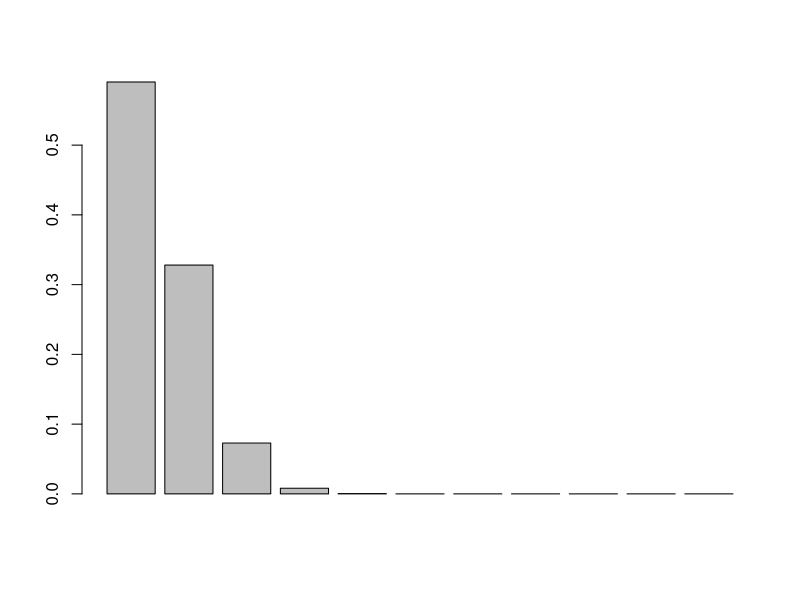
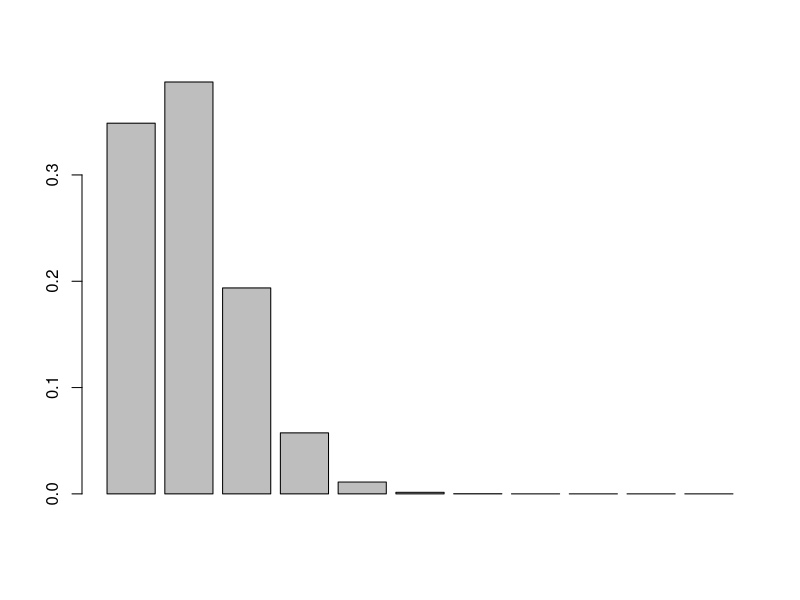
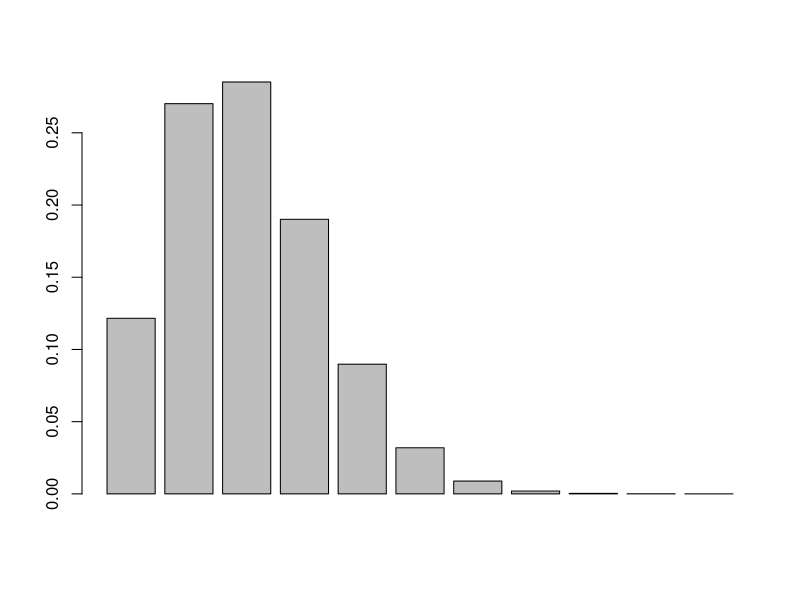
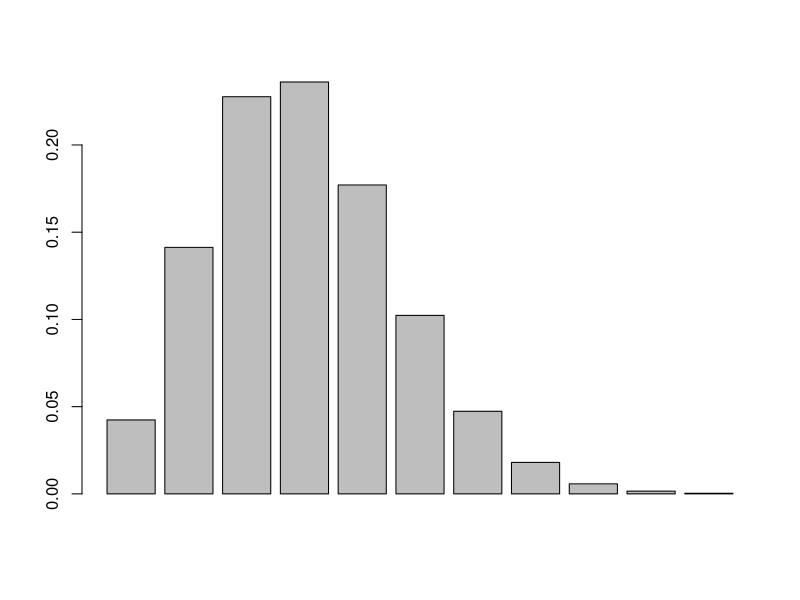
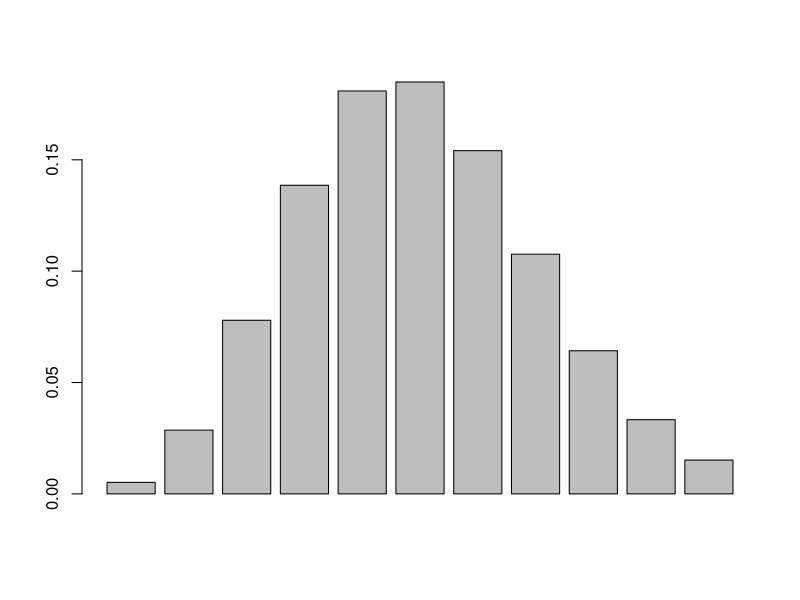
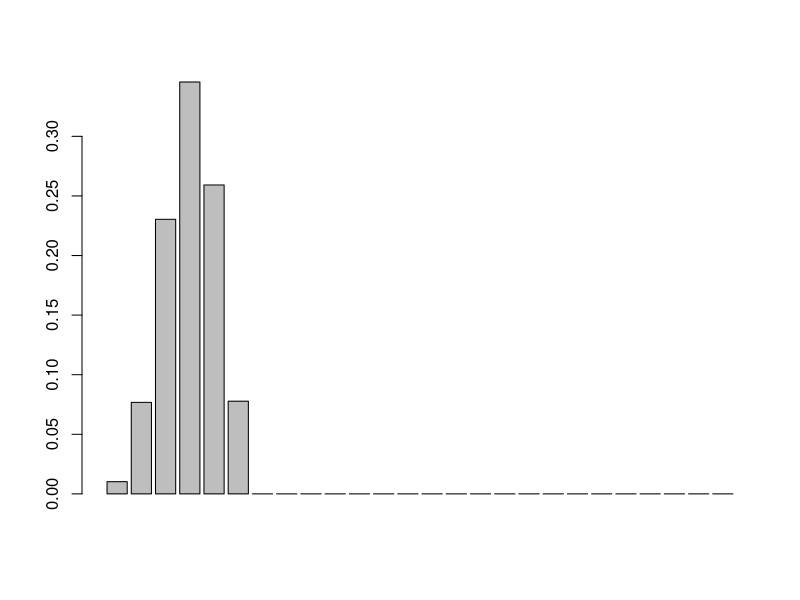
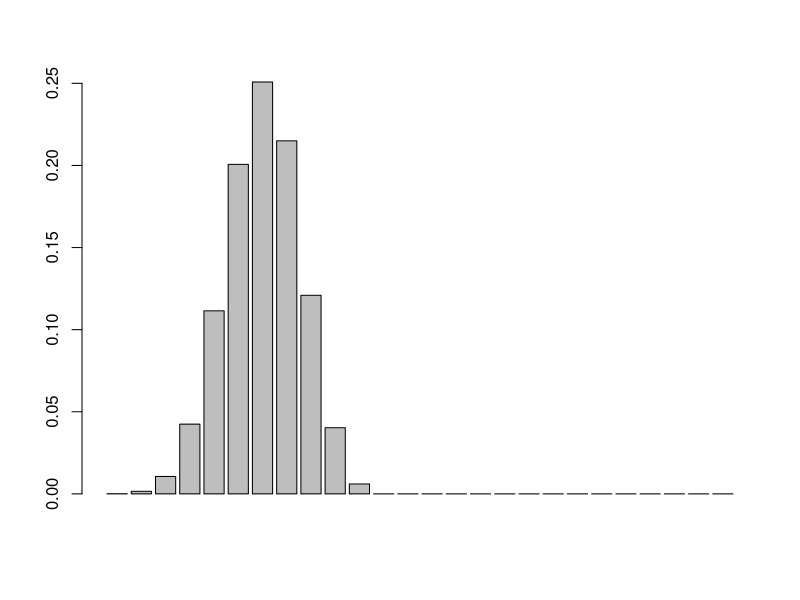
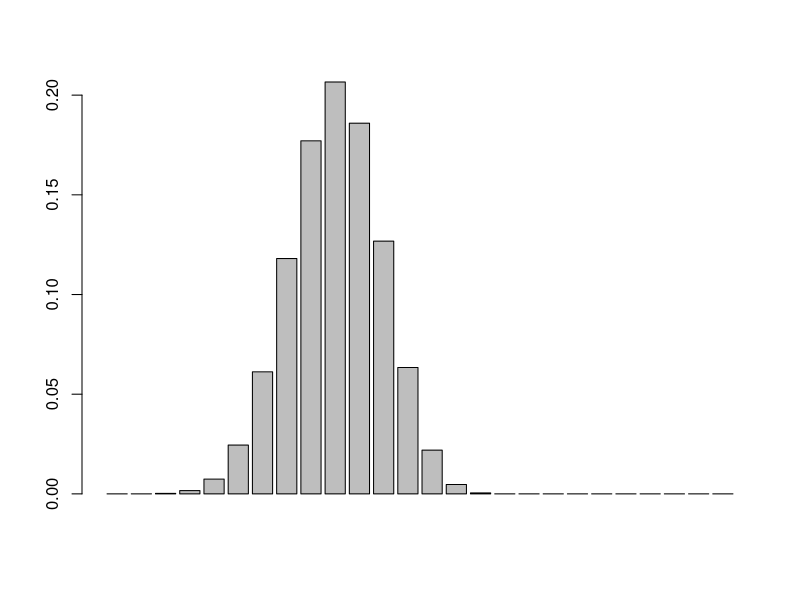

The R script that drew these images, in order: (Note: this script raises an error after producing the figures.)
## ---- chunk 1
barplot(dbinom(0:10, 5, .1))
barplot(dbinom(0:10, 10, .1))
barplot(dbinom(0:10, 20, .1))
barplot(dbinom(0:10, 30, .1))
barplot(dbinom(0:10, 50, .1))
## ---- chunk 2
barplot(dbinom(0:25, 5, .6))
barplot(dbinom(0:25, 10, .6))
barplot(dbinom(0:25, 15, .6))
barplot(dbinom(0:25, 30, .6))
## ---- chunk 3
barplot(dbinom(0:50, 5, .9))
barplot(dbinom(0:50, 10, .9))
barplot(dbinom(0:50, 20, .9))
barplot(dbinom(0:50, 30, .9))
barplot(dbinom(0:50, 50, .9))
## ---- chunk 4
lambda <- c(2,4,5,10,20,30,50)
barplot(dpois(0:75,2))
barplot(dpois(0:75,4))
barplot(dpois(0:75,5))
barplot(dpois(0:75,10))
barplot(dpois(0:75,20))
barplot(dpois(0:75,30))
barplot(dpois(0:75,50))
## ---- chunk 5
x <- c(2, 4, 6, 10)
p_x <- c(.3, .35, .25, .1)
E_x <- 0
for(i in seq_along(x)){
  a <- x[i]*p_x[i]
  E_x <<- E_x + a
}
paste0("Expected Value = ", E_x)
## ---- chunk 6
x <- c(2, 4, 6, 10)
p_x <- c(.3, .35, .25, .1)
E_x2 <- 0
for(i in seq_along(x)){
  a <- (x[i])^2*p_x[i]
  E_x2 <<- E_x2 + a
}
sigma <- sqrt(E_x2 - (E_x)^2)
paste0("Standard Deviation = ", sigma)

## ---- chunk 7
#n <- c(2, 6, 12, 20, 100, 150)
B <- 8000
sale <- function(){
 a <- sample(1:100)
 if(1 <= a && a <= 30){
   price <<- 2
}
 if(31 <= a && a <= 65){
   price <<- 4
}
 if(66 <= a && a <= 90){
   price <<- 6
}
 if(91 <= a && a <= 100){
   price <<- 10
 }
 # print(price)
}

total_sales <- function(n){
  total_price <<- 0
  for(i in 1:n){
    sale()
    total_price <<- total_price + price
  }
  # print(total_price)
  ave_sales <- total_price/n
  return(ave_sales)
}

n_2 <- replicate(B, total_sales(2))
paste0("Average Revenue for 2 pens sold = ", mean(n_2))

n_6 <- replicate(B, total_sales(6))
paste0("Average Revenue for 6 pens sold = ", mean(n_6))

n_12 <- replicate(B, total_sales(12))
paste0("Average Revenue for 12 pens sold = ", mean(n_12))

n_20 <- replicate(B, total_sales(20))
paste0("Average Revenue for 20 pens sold = ", mean(n_20))

n_100 <- replicate(B, total_sales(100))
paste0("Average Revenue for 100 pens sold = ", mean(n_100))

n_150 <- replicate(B, total_sales(150))
paste0("Average Revenue for 150 pens sold = ", mean(n_150))
## ---- chunk 8
distribution_X_bar <- function(a){
amount <- rep(0, 10)
a <- round(a, digits = 0)
for(i in 1:8000){
  amount[a[i]] <- amount[a[i]] + 1
}
print(amount)
}

paste0("   1   2    3   4    5     6    7    8     9   10")
distribution_X_bar(n_2)
distribution_X_bar(n_6)
distribution_X_bar(n_12)
distribution_X_bar(n_20)
distribution_X_bar(n_100)
distribution_X_bar(n_150)
## ---- chunk 9
print(paste0("Expected value for n = 2: ", mean(n_2)))
print(paste0("Expected value for n = 6: ", mean(n_6)))
print(paste0("Expected value for n = 12: ", mean(n_12)))
print(paste0("Expected value for n = 20: ", mean(n_20)))
print(paste0("Expected value for n = 100: ", mean(n_100)))
print(paste0("Expected value for n = 150: ", mean(n_150)))

print(paste0("Standard Deviation for n = 2: ", sd(n_2)))
print(paste0("Standard Deviation for n = 6: ", sd(n_6)))
print(paste0("Standard Deviation for n = 12: ", sd(n_12)))
print(paste0("Standard Deviation for n = 20: ", sd(n_20)))
print(paste0("Standard Deviation for n = 100: ", sd(n_100)))
print(paste0("Standard Deviation for n = 150: ", sd(n_150)))
## ---- chunk 10
hist(n_2)
hist(n_6)
hist(n_12)
hist(n_20)
hist(n_100)
hist(n_150)
## ---- chunk 11
n_15_3000 <- replicate(3000, total_sales(15))
n_25_3000 <- replicate(3000, total_sales(25))
n_1_3000 <- replicate(3000, total_sales(1))
n_1_5 <- replicate(5, total_sales(1))

print(mean(n_15_3000))
print(mean(n_25_3000))
print(mean(n_1_3000))
print(mean(n_1_5))
## ---- chunk 12
B <- 10000

normal_5 <- replicate(B, rnorm(5, mean = 10, sd = 2))
normal_10 <- replicate(B, rnorm(10, mean = 10, sd = 2))
normal_15 <- replicate(B, rnorm(15, mean = 10, sd = 2))
normal_25 <- replicate(B, rnorm(25, mean = 10, sd = 2))
normal_30 <- replicate(B, rnorm(30, mean = 10, sd = 2))
normal_50 <- replicate(B, rnorm(50, mean = 10, sd = 2))
normal_100 <- replicate(B, rnorm(100, mean = 10, sd = 2))

print(paste0("Expected value for n = 5: ", mean(normal_5)))
print(paste0("Expected value for n = 10: ", mean(normal_10)))
print(paste0("Expected value for n = 15: ", mean(normal_15)))
print(paste0("Expected value for n = 25: ", mean(normal_25)))
print(paste0("Expected value for n = 30: ", mean(normal_30)))
print(paste0("Expected value for n = 50: ", mean(normal_50)))
print(paste0("Expected value for n = 100: ", mean(normal_100)))

print(paste0("Standard deviation for n = 5: ", sd(normal_5)))
print(paste0("Standard deviation for n = 10: ", sd(normal_10)))
print(paste0("Standard deviation for n = 15: ", sd(normal_15)))
print(paste0("Standard deviation for n = 25: ", sd(normal_25)))
print(paste0("Standard deviation for n = 30: ", sd(normal_30)))
print(paste0("Standard deviation for n = 50: ", sd(normal_50)))
print(paste0("Standard deviation for n = 100: ", sd(normal_100)))
writeLines("\n")

CLTN_5 <- replicate(B, rnorm(5, mean = 10, sd = 2/sqrt(5)))
CLTN_10 <- replicate(B, rnorm(10, mean = 10, sd = 2/sqrt(10)))
CLTN_15 <- replicate(B, rnorm(15, mean = 10, sd = 2/sqrt(15)))
CLTN_25 <- replicate(B, rnorm(25, mean = 10, sd = 2/sqrt(25)))
CLTN_30 <- replicate(B, rnorm(30, mean = 10, sd = 2/sqrt(30)))
CLTN_50 <- replicate(B, rnorm(50, mean = 10, sd = 2/sqrt(50)))
CLTN_100 <- replicate(B, rnorm(100, mean = 10, sd = 2/sqrt(100)))

print(paste0("For the CLT Approximation for the normal distribution with mu = 10 and sigma = 2:"))
print(paste0("Expected value for n = 5: ", mean(CLTN_5)))
print(paste0("Expected value for n = 10: ", mean(CLTN_10)))
print(paste0("Expected value for n = 15: ", mean(CLTN_15)))
print(paste0("Expected value for n = 25: ", mean(CLTN_25)))
print(paste0("Expected value for n = 30: ", mean(CLTN_30)))
print(paste0("Expected value for n = 50: ", mean(CLTN_50)))
print(paste0("Expected value for n = 100: ", mean(CLTN_100)))

print(paste0("Standard deviation for n = 5: ", sd(CLTN_5)))
print(paste0("Standard deviation for n = 10: ", sd(CLTN_10)))
print(paste0("Standard deviation for n = 15: ", sd(CLTN_15)))
print(paste0("Standard deviation for n = 25: ", sd(CLTN_25)))
print(paste0("Standard deviation for n = 30: ", sd(CLTN_30)))
print(paste0("Standard deviation for n = 50: ", sd(CLTN_50)))
print(paste0("Standard deviation for n = 100: ", sd(CLTN_100)))
## ---- chunk 13
exp_5 <- replicate(10000, rexp(5, 2))
exp_10 <- replicate(10000, rexp(10, 2))
exp_15 <- replicate(10000, rexp(15, 2))
exp_25 <- replicate(10000, rexp(25, 2))
exp_30 <- replicate(10000, rexp(30, 2))
exp_50 <- replicate(10000, rexp(50, 2))
exp_100 <- replicate(10000, rexp(100, 2))

print(paste0("For the exponential distribution with lambda = 2:"))
print(paste0("Expected value for n = 5: ", mean(exp_5)))
print(paste0("Expected value for n = 10: ", mean(exp_10)))
print(paste0("Expected value for n = 15: ", mean(exp_15)))
print(paste0("Expected value for n = 25: ", mean(exp_25)))
print(paste0("Expected value for n = 30: ", mean(exp_30)))
print(paste0("Expected value for n = 50: ", mean(exp_50)))
print(paste0("Expected value for n = 100: ", mean(exp_100)))

print(paste0("Standard deviation for n = 5: ", sd(exp_5)))
print(paste0("Standard deviation for n = 10: ", sd(exp_10)))
print(paste0("Standard deviation for n = 15: ", sd(exp_15)))
print(paste0("Standard deviation for n = 25: ", sd(exp_25)))
print(paste0("Standard deviation for n = 30: ", sd(exp_30)))
print(paste0("Standard deviation for n = 50: ", sd(exp_50)))
print(paste0("Standard deviation for n = 100: ", sd(exp_100)))
writeLines("\n")

CLT_5 <- replicate(10000, rnorm(5, .5, .5/sqrt(5)))
CLT_10 <- replicate(10000, rnorm(10, .5, .5/sqrt(10)))
CLT_15 <- replicate(10000, rnorm(15, .5, .5/sqrt(15)))
CLT_25 <- replicate(10000, rnorm(25, .5, .5/sqrt(25)))
CLT_30 <- replicate(10000, rnorm(30, .5, .5/sqrt(30)))
CLT_50 <- replicate(10000, rnorm(50, .5, .5/sqrt(50)))
CLT_100 <- replicate(10000, rnorm(100, .5, .5/sqrt(100)))

print(paste0("For the CLT Approximation for the exponential distribution with lambda = 2:"))
print(paste0("Expected value for n = 5: ", mean(CLT_5)))
print(paste0("Expected value for n = 10: ", mean(CLT_10)))
print(paste0("Expected value for n = 15: ", mean(CLT_15)))
print(paste0("Expected value for n = 25: ", mean(CLT_25)))
print(paste0("Expected value for n = 30: ", mean(CLT_30)))
print(paste0("Expected value for n = 50: ", mean(CLT_50)))
print(paste0("Expected value for n = 100: ", mean(CLT_100)))

print(paste0("Standard deviation for n = 5: ", sd(CLT_5)))
print(paste0("Standard deviation for n = 10: ", sd(CLT_10)))
print(paste0("Standard deviation for n = 15: ", sd(CLT_15)))
print(paste0("Standard deviation for n = 25: ", sd(CLT_25)))
print(paste0("Standard deviation for n = 30: ", sd(CLT_30)))
print(paste0("Standard deviation for n = 50: ", sd(CLT_50)))
print(paste0("Standard deviation for n = 100: ", sd(CLT_100)))
## ---- chunk 14
gamma_5 <- replicate(10000, rgamma(5, 2, 1/3))
gamma_10 <- replicate(10000, rgamma(10, 2, 1/3))
gamma_15 <- replicate(10000, rgamma(15, 2, 1/3))
gamma_25 <- replicate(10000, rgamma(25, 2, 1/3))
gamma_30 <- replicate(10000, rgamma(30, 2, 1/3))
gamma_50 <- replicate(10000, rgamma(50, 2, 1/3))
gamma_100 <- replicate(10000, rgamma(100, 2, 1/3))

print(paste0("For the gamma distribution with alpha = 2 and beta = 1/3:"))
print(paste0("Expected value for n = 5: ", mean(gamma_5)))
print(paste0("Expected value for n = 10: ", mean(gamma_10)))
print(paste0("Expected value for n = 15: ", mean(gamma_15)))
print(paste0("Expected value for n = 25: ", mean(gamma_25)))
print(paste0("Expected value for n = 30: ", mean(gamma_30)))
print(paste0("Expected value for n = 50: ", mean(gamma_50)))
print(paste0("Expected value for n = 100: ", mean(gamma_100)))

print(paste0("Standard deviation for n = 5: ", sd(gamma_5)))
print(paste0("Standard deviation for n = 10: ", sd(gamma_10)))
print(paste0("Standard deviation for n = 15: ", sd(gamma_15)))
print(paste0("Standard deviation for n = 25: ", sd(gamma_25)))
print(paste0("Standard deviation for n = 30: ", sd(gamma_30)))
print(paste0("Standard deviation for n = 50: ", sd(gamma_50)))
print(paste0("Standard deviation for n = 100: ", sd(gamma_100)))
writeLines("\n")

CLTG_5 <- replicate(10000, rnorm(5, 6, sqrt(18)/sqrt(5)))
CLTG_10 <- replicate(10000, rnorm(10, 6, sqrt(18)/sqrt(10)))
CLTG_15 <- replicate(10000, rnorm(15, 6, sqrt(18)/sqrt(15)))
CLTG_25 <- replicate(10000, rnorm(25, 6, sqrt(18)/sqrt(25)))
CLTG_30 <- replicate(10000, rnorm(30, 6, sqrt(18)/sqrt(30)))
CLTG_50 <- replicate(10000, rnorm(50, 6, sqrt(18)/sqrt(50)))
CLTG_100 <- replicate(10000, rnorm(100, 6, sqrt(18)/sqrt(100)))

print(paste0("For the CLT approximation of the gamma distribution with alpha = 2 and beta = 1/3:"))
print(paste0("Expected value for n = 5: ", mean(CLTG_5)))
print(paste0("Expected value for n = 10: ", mean(CLTG_10)))
print(paste0("Expected value for n = 15: ", mean(CLTG_15)))
print(paste0("Expected value for n = 25: ", mean(CLTG_25)))
print(paste0("Expected value for n = 30: ", mean(CLTG_30)))
print(paste0("Expected value for n = 50: ", mean(CLTG_50)))
print(paste0("Expected value for n = 100: ", mean(CLTG_100)))

print(paste0("Standard deviation for n = 5: ", sd(CLTG_5)))
print(paste0("Standard deviation for n = 10: ", sd(CLTG_10)))
print(paste0("Standard deviation for n = 15: ", sd(CLTG_15)))
print(paste0("Standard deviation for n = 25: ", sd(CLTG_25)))
print(paste0("Standard deviation for n = 30: ", sd(CLTG_30)))
print(paste0("Standard deviation for n = 50: ", sd(CLTG_50)))
print(paste0("Standard deviation for n = 100: ", sd(CLTG_100)))
## ---- chunk 15
chi_5 <- replicate(10000, rchisq(5, 5))
chi_10 <- replicate(10000, rchisq(10, 5))
chi_15 <- replicate(10000, rchisq(15, 5))
chi_25 <- replicate(10000, rchisq(25, 5))
chi_30 <- replicate(10000, rchisq(30, 5))
chi_50 <- replicate(10000, rchisq(50, 5))
chi_100 <- replicate(10000, rchisq(100, 5))

print(paste0("For the chi-squared distribution with 5 degrees of freedom:"))
print(paste0("Expected value for n = 5: ", mean(chi_5)))
print(paste0("Expected value for n = 10: ", mean(chi_10)))
print(paste0("Expected value for n = 15: ", mean(chi_15)))
print(paste0("Expected value for n = 25: ", mean(chi_25)))
print(paste0("Expected value for n = 30: ", mean(chi_30)))
print(paste0("Expected value for n = 50: ", mean(chi_50)))
print(paste0("Expected value for n = 100: ", mean(chi_100)))

print(paste0("Standard deviation for n = 5: ", sd(chi_5)))
print(paste0("Standard deviation for n = 10: ", sd(chi_10)))
print(paste0("Standard deviation for n = 15: ", sd(chi_15)))
print(paste0("Standard deviation for n = 25: ", sd(chi_25)))
print(paste0("Standard deviation for n = 30: ", sd(chi_30)))
print(paste0("Standard deviation for n = 50: ", sd(chi_50)))
print(paste0("Standard deviation for n = 100: ", sd(chi_100)))
writeLines("\n")

CLTC_5 <- replicate(10000, rnorm(5, 5, sqrt(10)/sqrt(5)))
CLTC_10 <- replicate(10000, rnorm(10, 5, sqrt(10)/sqrt(10)))
CLTC_15 <- replicate(10000, rnorm(15, 5, sqrt(10)/sqrt(15)))
CLTC_25 <- replicate(10000, rnorm(25, 5, sqrt(10)/sqrt(25)))
CLTC_30 <- replicate(10000, rnorm(30, 5, sqrt(10)/sqrt(30)))
CLTC_50 <- replicate(10000, rnorm(50, 5, sqrt(10)/sqrt(50)))
CLTC_100 <- replicate(10000, rnorm(100, 5, sqrt(10)/sqrt(100)))

print(paste0("For the CLT approximation of the chi-squared distribution with 5 degrees of freedom:"))
print(paste0("Expected value for n = 5: ", mean(CLTC_5)))
print(paste0("Expected value for n = 10: ", mean(CLTC_10)))
print(paste0("Expected value for n = 15: ", mean(CLTC_15)))
print(paste0("Expected value for n = 25: ", mean(CLTC_25)))
print(paste0("Expected value for n = 30: ", mean(CLTC_30)))
print(paste0("Expected value for n = 50: ", mean(CLTC_50)))
print(paste0("Expected value for n = 100: ", mean(CLTC_100)))

print(paste0("Standard deviation for n = 5: ", sd(CLTC_5)))
print(paste0("Standard deviation for n = 10: ", sd(CLTC_10)))
print(paste0("Standard deviation for n = 15: ", sd(CLTC_15)))
print(paste0("Standard deviation for n = 25: ", sd(CLTC_25)))
print(paste0("Standard deviation for n = 30: ", sd(CLTC_30)))
print(paste0("Standard deviation for n = 50: ", sd(CLTC_50)))
print(paste0("Standard deviation for n = 100: ", sd(CLTC_100)))
## ---- chunk 16
# for use of the between function
library(dplyr)
## ---- chunk 17
pop_mean_interval <- function(alpha, n, sigma, sample_mean){
  # find z value for alpha/2
  a <- 1-(alpha/2)
  z_alpha_2 <- qnorm(a, 0, 1)
  # find upper and lower bounds
  lower_bound <- sample_mean - (sigma/sqrt(n))*z_alpha_2
  upper_bound <- sample_mean + (sigma/sqrt(n))*z_alpha_2
  # create interval
  ci <- paste0("(", lower_bound, ",", upper_bound, ")")
  return(ci)
}
## ---- chunk 18
pop_mean_interval2 <- function(alpha, sample){
  # find sigma, sample mean, and n
  sigma <- sd(sample)
  x <- mean(sample)
  n <- length(sample)
  # find z value for alpha/2
  a <- 1-(alpha/2)
  z_alpha_2 <- qnorm(a, 0, 1)
  # find upper and lower bounds
  lower_bound <<- x - (sigma/sqrt(n))*z_alpha_2
  upper_bound <<- x + (sigma/sqrt(n))*z_alpha_2
  # create interval
  ci <- paste0("(", lower_bound, ",", upper_bound, ")")
  return(ci)
}

## ---- chunk 19
pop_proportion <- function(alpha, n, p_hat){
  # find z value for alpha/2
  a <- 1-(alpha/2)
  z_alpha_2 <- qnorm(a, 0, 1)
  # find p1
  p1 <- (p_hat + (z_alpha_2/(2*n)))/(1 + (z_alpha_2/n))
  # find bounds
  num <- sqrt((p_hat*(1-p_hat))/n + ((z_alpha_2^2)/(4*n^2)))
  denom <- 1 + (z_alpha_2^2)/n
  lower_bound <- p1 - z_alpha_2*(num/denom)
  upper_bound <- p1 + z_alpha_2*(num/denom)
  # create interval
  ci <- paste0("(", lower_bound, ",", upper_bound, ")")
  return(ci)
}
## ---- chunk 20
big_pop_prop <- function(alpha, n, p_hat){
  # find z value for alpha/2
  a <- 1-(alpha/2)
  z_alpha_2 <- qnorm(a, 0, 1)
  # find bounds
  lower_bound <- p_hat - z_alpha_2*(sqrt(p_hat*(1 - p_hat)/n))
  upper_bound <- p_hat + z_alpha_2*(sqrt(p_hat*(1 - p_hat)/n))
  # create interval
  ci <- paste0("(", lower_bound, ",", upper_bound, ")")
  return(ci)
}
## ---- chunk 21
pop_variance <- function(alpha, n, s){
  # find necessary chi^2 values for limits
  chi_low <- qchisq(alpha/2, n-1)
  chi_up <- qchisq(1 - alpha/2, n-1)
  # find limits 
  lower_limit <- ((n-1)*s^2)/chi_low
  upper_limit <- ((n-1)*s^2)/chi_up
  # create interval
  ci <- paste0("(", lower_limit, ",", upper_limit, ")")
  return(ci)
}

pop_sd <- function(alpha, n, s){
  # find necessary chi^2 values for limits
  chi_low <- qchisq(alpha/2, n-1)
  chi_up <- qchisq(1 - alpha/2, n-1)
  # find limits for variance
  lower_limit <- ((n-1)*s^2)/chi_low
  upper_limit <- ((n-1)*s^2)/chi_up
  # for sd
  low_limit_sd <- sqrt(lower_limit)
  upper_limit_sd <- srt(upper_limit)
  ci_sd <- paste0("(", lower_limit_sd, ",", upper_limit_sd, ")")
  return(ci_sd)
}
## ---- chunk 22
pop_mean_width <- function(alpha, n, sigma){
# find z value for alpha/2
  a <- 1-(alpha/2)
  z_alpha_2 <- qnorm(a, 0, 1)
  # find width
  w <- 2*z_alpha_2*(sigma/sqrt(n))
  return(w)
}
## ---- chunk 23
pop_mean_width2 <- function(alpha, sample){
  # find sigma and n
  sigma <- sd(sample)
  n <- length(sample)
  # find z value for alpha/2
  a <- 1-(alpha/2)
  z_alpha_2 <- qnorm(a, 0, 1)
  # find width
  w <- 2*z_alpha_2*(sigma/sqrt(n))
  return(w)
}
## ---- chunk 24
pop_proportion_width <- function(alpha, n, p_hat){
  # find z value for alpha/2
  a <- 1-(alpha/2)
  z_alpha_2 <- qnorm(a, 0, 1)
  # find p1
  p1 <- (p_hat + (z_alpha_2/(2*n)))/(1 + (z_alpha_2/n))
  # find bounds
  num <- sqrt((p_hat*(1-p_hat))/n + ((z_alpha_2^2)/(4*n^2)))
  denom <- 1 + (z_alpha_2^2)/n
  lower_bound <- p1 - z_alpha_2*(num/denom)
  upper_bound <- p1 + z_alpha_2*(num/denom)
  # find width
  w <- upper_bound - lower_bound
  return(w)
}
## ---- chunk 25
big_pop_width <- function(alpha, n, p_hat){
  # find z value for alpha/2
  a <- 1-(alpha/2)
  z_alpha_2 <- qnorm(a, 0, 1)
  # find bounds
  lower_bound <- p_hat - z_alpha_2*(sqrt(p_hat*(1 - p_hat)/n))
  upper_bound <- p_hat + z_alpha_2*(sqrt(p_hat*(1 - p_hat)/n))
  # find width
  w <- upper_bound - lower_bound
  return(w)
}
## ---- chunk 26
pop_var_width <- function(alpha, s, n){
  # find necessary chi^2 values for limits
  chi_low <- qchisq(alpha/2, n-1)
  chi_up <- qchisq(1 - alpha/2, n-1)
  # find limits 
  lower_limit <- ((n-1)*s^2)/chi_low
  upper_limit <- ((n-1)*s^2)/chi_up
  # find width
  w <- upper_limit - lower_limit
  return(w)
}

pop_sd_width <- function(alpha, s, n){
  # find necessary chi^2 values for limits
  chi_low <- qchisq(alpha/2, n-1)
  chi_up <- qchisq(1 - alpha/2, n-1)
  # find limits for variance
  lower_limit <- ((n-1)*s^2)/chi_low
  upper_limit <- ((n-1)*s^2)/chi_up
  # for sd
  low_limit_sd <- sqrt(lower_limit)
  upper_limit_sd <- srt(upper_limit)
  # find width
  w <- upper_limit_sd - low_limit_sd
  return(w)
}
## ---- chunk 27
alpha <- 0.05
# n = 10
paste0("n = 10, p = .2")
pop_proportion_width(.05, 10, .2)
big_pop_width(.05, 10, .2)
# n = 20
paste0("n = 20, p = .2")
pop_proportion_width(.05, 20, .2)
big_pop_width(.05, 20, .2)
# n = 50
paste0("n = 50, p = .2")
pop_proportion_width(.05, 50, .2)
big_pop_width(.05, 50, .2)
# n = 100
paste0("n = 100, p = .2")
pop_proportion_width(.05, 100, .2)
big_pop_width(.05, 100, .2)
# n = 1000
paste0("n = 1000, p = .2")
pop_proportion_width(.05, 1000, .2)
big_pop_width(.05, 1000, .2)

# p = .8
paste0("n = 10, p = .8")
pop_proportion_width(.05, 10, .8)
big_pop_width(.05, 10, .8)
# n = 20
paste0("n = 20, p = .8")
pop_proportion_width(.05, 20, .8)
big_pop_width(.05, 20, .8)
# n = 50
paste0("n = 50, p = .8")
pop_proportion_width(.05, 50, .8)
big_pop_width(.05, 50, .8)
# n = 100
paste0("n = 100, p = .8")
pop_proportion_width(.05, 100, .8)
big_pop_width(.05, 100, .8)
# n = 1000
paste0("n = 1000, p = .8")
pop_proportion_width(.05, 1000, .8)
big_pop_width(.05, 1000, .8)
## ---- chunk 28
# general function to find z values
zval <- function(value){
  a <- 1-(value)
  zvalue <- qnorm(a, 0, 1)
  return(zvalue)
}
## ---- chunk 29
# Test statistic function
# Note: can use s in place of the sigma parameter or dbar in place of the xbar parameter for appropriate functions.
# Note: can be used to find a t test statistic, t will just be called z in this function instead
find_stat_1 <- function(xbar, mu0, sigma, n){
    z <- (xbar - mu0)/(sigma/sqrt(n))
    return(z)
}

# function for finding test statistic for population proportion
find_stat_prop <- function(phat, p0, n){
  z <- (phat - p0)/sqrt(p0(1-p0)/n)
}

# test statistic function for difference of two means
find_stat_2 <- function(xbar, ybar, delta0, s1, s2, m, n){
  z <- (xbar - ybar - delta0)/sqrt(s1^2/m+s2^2/n)
}
## ---- chunk 30
# find p value from a normal distribution using z
z_test <- function(z, test){
  if(test == "lower"){
      pval <- pnorm(z, mean = 0, sd = 1)
    }
    # if testing mu > mu0
    if(test == "upper"){
      pval <- pnorm(z, mean = 0, sd = 1, lower.tail = FALSE)
    }
    # if testing mu != mu0
    if(test == "notequal"){
      pval <- 2*pnorm(abs(z), mean = 0, sd = 1, lower.tail = FALSE)
    }
  return(pval)
}

# find p value for a t test
t_test <- function(t, test, n){
  # find degrees of freedom
    v <- n - 1
    # find p value
    # if testing mu < mu0
    if(test == "lower"){
      pval <<- pt(t, df = v)
    }
    # if testing mu > mu0
    if(test == "upper"){
      pval <<- pt(t, df = v, lower.tail = FALSE)
    }
    # if testing mu != mu0
    if(test == "notequal"){
      pval <<- 2*pt(abs(t), df = v, lower.tail = FALSE)
    }
  return(pval)
}

# find p value for a binomial distribution when proportion is small enough
binom_test <- function(successes, p0, n, test){
  if(test == "lower"){
    pval <- pbinom(successes, n, p0)
  }
  # if testing p > p0
  if(test == "upper"){
    pval <- pbinom(successes, n, p0, lower.tail = FALSE)
  }
  # if testing p != p0
  if(test == "notequal"){
    pval <- 2*pbinom(successes, n, p0, lower.tail = FALSE)
  }
  return(pval)
}
## ---- chunk 31
# The variables are created for number 1, but the process for 2 is the same just setting the sigma variable = s.
# set need_stat = TRUE only if no z is input into the function. This is true for all functions with a need_stat parameter.
single_mean_pval <- function(xbar, mu0, sigma, n, test, z, need_stat){
  if(need_stat == TRUE){
    z <- find_stat_1(xbar, mu0, sigma, n)
  }
  pval <- z_test(z, test)
  return(pval)
}
## ---- chunk 32
single_mean_pval_any_n <- function(xbar, mu0, s, n, test, z, need_stat){
  if(n > 30){
    # use CLT
    if(need_stat == TRUE){
      z <- find_stat_1(xbar, mu0, s, n)
    }
    pval <- z_test(z, test)
  }
  if(n <= 30){
    t <- z
    if(need_stat == TRUE){
      t <- find_stat_1(xbar, mu0, s, n)
    }
    pval <- t_test(t, test, n)
  }
  return(pval)
}
## ---- chunk 33
pop_proportion_pval <- function(successes, p0, n, test, z, need_stat){
  if(n > 30){
    # use CLT
    phat <- successes/n
    if(need_stat == TRUE){
      z <- find_stat_prop(phat, p0, n)
    }
    pval <- z_test(z, test)
  }
  if(n <= 30){
    pval <- binom_test(successes, p0, n, test)
  }
  return(pval)
}
## ---- chunk 34
two_sample_mean <- function(xbar, ybar, delta0, s1, s2, m, n, test, z, need_stat){
  if(need_stat == TRUE){
    z <- find_stat_2(xbar, ybar, delta0, s1, s2, m, n)
  }
  if(n > 30 && m > 30){
    # use CLT
    pval <- z_test(z, test)
  }
  if(n <= 30 | m <= 30){
    # find degrees of freedom
    a <- (s1^2/m +s2^2/n)^2
    b <- (s1^2/m)^2/(m-1)
    c <- (s2^2/n)^2/(n-1)
    v <- a/(b+c)
    # z and t are calculated identically, so no need to recalculate a variable
    # have to make n v+1 in parameter so that when function finds degrees of freedom it is v+1-1 = v already calculated.
    pval <- t_test(z, test, n = v+1)
  }
  return(pval)
}
## ---- chunk 35
two_sample_difference_mean <- function(x, y, mu0, n, test, t, need_stat){
  if(need_stat == TRUE){
    # find D_i's and Dbar, s
  D <- rep(0, length(sample1))
  for(i in seq_along(sample1)){
    D[i] <- x[i] - y[i]
  }
  dbar <- mean(D)
  s <- sd(D)
  t <- find_stat_1(xbar = dbar, mu0, sigma = s, n)
  }
  pval <- t_test(t, test, n)
  return(pval)
}
## ---- chunk 36
# type II error for one sample population mean with sigma known
type2_pop_mean <- function(sigma, n, mu0, mu1, alpha, test){
  # when testing mu < mu0
  if(test == "lower"){
    beta <- pnorm((zval(alpha) + ((mu0-mu1)/(sigma/sqrt(n)))), mean = 0, sd = 1)
  }
  # when testing mu > mu0
  if(test == "upper"){
    beta <- 1 - pnorm((-zval(alpha) + ((mu0-mu1)/(sigma/sqrt(n)))), mean = 0, sd = 1)
  }
  # when testing mu != mu0
  if(test == "notequal"){
    part1 <- pnorm((zval(alpha/2) + ((mu0 - mu1)/(sigma/sqrt(n)))), mean = 0, sd = 1) 
    part2 <- pnorm((-zval(alpha/2) + ((mu0 - mu1)/(sigma/sqrt(n)))), mean = 0, sd = 1)
    beta <- part1 - part2
  }
  return(beta)
}
## ---- chunk 37
# sample size for one sample population mean
sample_size_single_population <- function(mu0, mu1, sigma, alpha, beta, test){
  if(test == "notequal"){
    n <- ((sigma*(zval(alpha/2)+zval(beta)))/(mu0 - mu1))^2
  }
  else{
    n <- ((sigma*(zval(alpha)+zval(beta)))/(mu0 - mu1))^2 
  }
  return(n)
}  
  
## ---- chunk 38
# type II error for two sample population mean
type2_two_sample_pop_mean <- function(delta0, delta1, sigma, alpha, test){
  # when testing mu1-mu2 < delta0
  if(test == "lower"){
    beta <- pnorm(zval(alpha) - (delta1 - delta0)/sigma, mean = 0, sd = 1)
  }
  # when testing mu1-mu2 > delta0
  if(test == "upper"){
    beta <- 1 - pnorm(-zval(alpha) - (delta1 - delta0)/sigma, mean = 0, sd = 1)
  }
  # when testing mu1-mu2 != delta0
  if(test == "notequal"){
    part1 <- pnorm(zval(alpha/2) - (delta1 - delta0)/sigma, mean = 0, sd = 1) 
    part2 <- pnorm(-zval(alpha/2) - (delta1 - delta0)/sigma, mean = 0, sd = 1)
    beta <- part1 - part2
  }
  return(beta) 
}

## ---- chunk 39
# sample sizes for two sample population mean
sample_size_two_population <- function(delta0, delta1, alpha, beta, sigma1, sigma2){
  # find m or n
  m <- ((sigma1^2-sigma2^2)*(zval(alpha) + zval(beta))^2)/(delta1 - delta0)^2
  return(m)
}
## ---- chunk 40
test_statistics <- function(mu, sigma, n, B){
  # initialize vectors to use in for loop
  z <- rep(0, B)
  x_i <- rep(0, n)
  # create B amount of test statistics
  for( i in 1:B){
    x_i[1:n] <- rnorm(n, mean = mu, sd = sigma)
    xbar <- mean(x_i[1:n])
    z[i] <- (xbar - mu)/(sigma/sqrt(n))
  }
  return(z)
}

# type parameter is used for choosing which type of p value you want to create.
p_values_upper <- function(m, n, z, type){
  pval <- rep(0, length(z))
  for(i in seq_along(z)){
    if(type == 1 | type == 2){
      pval[i] <- single_mean_pval(test = "upper", z = z[i], need_stat = FALSE)
    }
    if(type == 3){
      pval[i] <- single_mean_pval_any_n(n = n, test = "upper", z = z[i], need_stat = FALSE)
    }
    if(type == 4){
      pval[i] <- pop_proportion_pval(n = n, test = "upper", z = z[i], need_stat = FALSE)
    }
    if(type == 5){
      pval[i] <- two_sample_mean(m = m, n = n, test = "upper", z = z[i], need_stat = FALSE)
    }
    if(type == 6){
      pval[i] <- two_sample_difference_mean(n = n, test = "upper", t = z[i])
    }
  }
  return(pval)
}

p_values_lower <- function(m, n, z, type){
  pval <- rep(0, length(z))
  for(i in seq_along(z)){
    if(type == 1 | type == 2){
      pval[i] <- single_mean_pval(test = "lower", z = z[i], need_stat = FALSE)
    }
    if(type == 3){
      pval[i] <- single_mean_pval_any_n(n = n, test = "lower", z = z[i], need_stat = FALSE)
    }
    if(type == 4){
      pval[i] <- pop_proportion_pval(n = n, test = "lower", z = z[i], need_stat = FALSE)
    }
    if(type == 5){
      pval[i] <- two_sample_mean(m = m, n = n, test = "lower", z = z[i], need_stat = FALSE)
    }
    if(type == 6){
      pval[i] <- two_sample_difference_mean(n = n, test = "lower", t = z[i])
    }
  }
  return(pval)
}

p_values_twosided <- function(m, n, z, type){
  pval <- rep(0, length(z))
  for(i in seq_along(z)){
    if(type == 1 | type == 2){
      pval[i] <- single_mean_pval(test = "notequal", z = z[i], need_stat = FALSE)
    }
    if(type == 3){
      pval[i] <- single_mean_pval_any_n(n = n, test = "notequal", z = z[i], need_stat = FALSE)
    }
    if(type == 4){
      pval[i] <- pop_proportion_pval(n = n, test = "notequal", z = z[i], need_stat = FALSE)
    }
    if(type == 5){
      pval[i] <- two_sample_mean(m = m, n = n, test = "notequal", z = z[i], need_stat = FALSE)
    }
    if(type == 6){
      pval[i] <- two_sample_difference_mean(n = n, test = "notequal", t = z[i])
    }
  }
  return(pval)
}
## ---- chunk 41
mu0 <- 95
alpha <- 0.05
# create test statistics
z <- test_statistics(mu = 95, sigma = 1.2, n = 16, B = 10000)
# find their p values with the correct p value test

# lower p value test
pvals <- p_values_lower(z = z, type = 1)
# count how many p values are less than alpha
total <- 0
for(i in seq_along(z)){
  if(alpha > pvals[i]){
    total <- total + 1
  }
}
prop_rejected <- total/length(pvals)
paste0("Proportion of null hypothesis rejected when true for lower test = ", prop_rejected)

# upper p value test
pvals <- p_values_upper(z = z, type = 1)
# count how many p values are less than alpha
total <- 0
for(i in seq_along(z)){
  if(alpha > pvals[i]){
    total <- total + 1
  }
}
prop_rejected <- total/length(pvals)
paste0("Proportion of null hypothesis rejected when true for upper test = ", prop_rejected)

# two sided p value test
pvals <- p_values_twosided(z = z, type = 1)
# count how many p values are less than alpha
total <- 0
for(i in seq_along(z)){
  if(alpha > pvals[i]){
    total <- total + 1
  }
}
prop_rejected <- total/length(pvals)
paste0("Proportion of null hypothesis rejected when true for two sided test = ", prop_rejected)
## ---- chunk 42
mu0 <- 93
alpha <- .05
# create test statistics
z <- test_statistics(mu = 93, sigma = 1.2, n = 16, B = 10000)
# lower p value test
pvals <- p_values_lower(z = z, type = 1)
# count how many p values are greater than alpha
total <- 0
for(i in seq_along(z)){
  if(alpha < pvals[i]){
    total <- total + 1
  }
}
empirical_II_error_lower <- total/length(pvals)
paste0("Proportion of null hypothesis not rejected when false for lower test = ", empirical_II_error_lower)

# upper p value test
pvals <- p_values_upper(z = z, type = 1)
# count how many p values are greater than alpha
total <- 0
for(i in seq_along(z)){
  if(alpha < pvals[i]){
    total <- total + 1
  }
}
empirical_II_error_upper <- total/length(pvals)
paste0("Proportion of null hypothesis not rejected when false for upper test = ", empirical_II_error_upper)

# two sided p value test
pvals <- p_values_twosided(z = z, type = 1)
# count how many p values are greater than alpha
total <- 0
for(i in seq_along(z)){
  if(alpha < pvals[i]){
    total <- total + 1
  }
}
empirical_II_error_twosided <- total/length(pvals)
paste0("Proportion of null hypothesis not rejected when false for two sided test = ", empirical_II_error_twosided)
## ---- chunk 43
# theoretical type II errors
type2_pop_mean(sigma = 1.2, n = 16, mu0 = 93, mu1 = 95, alpha = .05, test = "lower")
type2_pop_mean(sigma = 1.2, n = 16, mu0 = 93, mu1 = 95, alpha = .05, test = "upper")
type2_pop_mean(sigma = 1.2, n = 16, mu0 = 93, mu1 = 95, alpha = .05, test = "notequal")
## ---- chunk 44
# function for Sxx
sxx <- function(x){
  sxx <- sum(x^2) - (sum(x))^2/length(x)
  return(sxx)
}

# function for Sxy
sxy <- function(x, y){
  sxy <- sum(x*y) - (sum(x)*sum(y))/length(x)
  return(sxy)
}

# function for Syy
syy <- function(y){
  y2 <- rep(0, length(y))
  for(i in 1:length(y)){
    y2[i] <- y[i]^2
  }
  syy <- sum(y2) - (sum(y))^2/length(y)
  return(syy)
}
## ---- chunk 45
# function for estimator of beta0
beta0 <- function(x, y, beta1){
  beta0 <- sum(y)/length(y) - beta1*(sum(x)/length(x))
  return(beta0)
}

# function for estimator of beta1
beta1 <- function(x, y){
  num <- sxy(x, y)
  denom <- sxx(x)
  beta1 <- num/denom
  return(beta1)
}

# function for estimator of sigma0
sigma0 <- function(x, y){
  syy1 <- syy(y)
  sxy1 <- sxy(x, y)
  beta <- beta1(x, y)
  n <- length(x)
  sigma2 <- (syy1 - beta*sxy1)/(n-2)
  sigma <- sqrt(sigma2)
  return(sigma)
}
## ---- chunk 46
# function for coefficient of determination r^2
r2 <- function(x, y){
  syy1 <- syy(y)
  sxy1 <- sxy(x, y)
  beta <- beta1(x, y)
  r2 <- 1 - (syy1 - beta*sxy1)/syy1
  return(r2)
}
## ---- chunk 47
# function for standard error of beta1
s_beta1 <- function(x, sigma){
  sxx1 <- sxx(x)
  sigma_beta1 <- sigma/sqrt(sxx1)
  return(sigma_beta1)
}
## ---- chunk 48
# function for standard error of Y
s_y <- function(x, s, xstar){
  n <- length(x)
  xbar <- sum(x)/n
  sxx1 <- sxx(x)
  s_y <- s*sqrt((1/n)+(xstar - xbar)^2/sxx1)
  return(s_y)
}
## ---- chunk 49
# function for correlation coefficient r
r <- function(x, y){
  sxx1 <- sxx(x)
  sxy1 <- sxy(x, y)
  syy1 <- syy(y)
  r <- sxy1/(sqrt(sxx1)*sqrt(syy1))
  return(r)
}
## ---- chunk 50
beta_0 <- -20
beta_1 <- 3.2
sig <- 26
x_true <- seq(60,100, length.out = 10)
y_true <- beta_0 + beta_1*x_true
## ---- chunk 51
# function to calculate t values
tval <- function(value, v){
  a <- 1-(value)
  tvalue <- qt(a, v)
  return(tvalue)
}
## ---- chunk 52
# Expected Value
paste0("Theoretical Expected beta 1 = ", beta_1)

# Standard Deviation
theoretical_beta_s <- s_beta1(x = x_true, sigma = sig)
paste0("Theoretical beta s = ", theoretical_beta_s)

# Confidence Interval
# function
beta1_ci <- function(x, y, sigma, alpha){
  n <- length(x)
  beta <- beta1(x, y)
  s_beta <- s_beta1(x, sigma)
  lower_bound <- beta - tval(alpha/2, n-2)*s_beta
  upper_bound <- beta + tval(alpha/2, n-2)*s_beta
  ci <- paste0("(", lower_bound, ",", upper_bound, ")")
  return(ci)
}
# use
Theoretical_beta1_ci <- beta1_ci(x_true, y_true, sig, .05)
paste0("Theoretical 95% Confidence Interval for beta 1 = ", Theoretical_beta1_ci)
## ---- chunk 53
# simulation
# calculate experimental vector for beta1
sim_beta1 <- data.frame(10, 1000)
# choose to do 1000 repetitions for experiment of 10 observations each
for(j in 1:1000){
  sim_beta1[1:10,j] <- rnorm(10, beta_1, theoretical_beta_s)
}

# Empirical Expected Value for Beta1
means <- rep(0, 1000)
for(i in 1:1000){
  means[i] <- mean(sim_beta1[1:10,i])
}

paste0("Simulated Empirical Expected Value for beta 1 = ", mean(means))

# Empirical Standard Deviation for Beta1
s_beta1s <- rep(0, 1000)
for(i in 1:1000){
  s_beta1s[i] <- sd(sim_beta1[1:10,i])
}
paste0("Simulated Empirical Standard Deviation for Beta1 = ", mean(s_beta1s))

# Empirical COnfidence Interval
total <- 0
upper <- rep(0, 1000)
lower <- rep(0, 1000)
for(i in 1:1000){
  upper[i] <- means[i] + tval(.05/2, 8)*s_beta1s[i]
  lower[i] <- means[i] - tval(.05/2, 8)*s_beta1s[i]
  #if(3.2 <= upper[i] && 3.2 >= lower[i]){
  #  total <- total + 1
  #}
}
up_bound <- mean(upper)
lw_bound <- mean(lower)
ci <- paste0("(", lw_bound, ",", up_bound, ")")
paste0("95% Confidence Interval from Simulation = ", ci)
## ---- chunk 54
# pick a fixed x = xstar and alpha level
xstar <- 62
alpha <- .05
# Expected Value
theoretical_expected_y <- beta_0 + beta_1*xstar
paste0("Theoretical Expected Value for Y at xstar = 62: ", theoretical_expected_y)

# Standard Deviation
theoretical_s_y <- s_y(x_true, sig, xstar)
paste0("Theoretical Standard Deviation for Y at xstar = 62: ", theoretical_s_y)

# Confidence Interval
n <- length(x_true)
lower_bound <- theoretical_expected_y - tval(alpha/2, n-2)*theoretical_s_y
upper_bound <- theoretical_expected_y + tval(alpha/2, n-2)*theoretical_s_y
ci <- paste0("(", lower_bound, ",", upper_bound, ")")
paste0("Theoretical 95% Confidence Interval for Y at xstar = 62: ", ci)

## ---- chunk 55
# Simulation for values
# calculate experimental vector for Y
sim_y <- data.frame(10, 1000)
# choose to do 1000 repetitions for experiment of 10 observations each
for(j in 1:1000){
  sim_y[1:10,j] <- rnorm(10, theoretical_expected_y, theoretical_s_y)
}

# Empirical Expected Value for Y
means <- rep(0, 1000)
for(i in 1:1000){
  means[i] <- mean(sim_y[1:10,i])
}

paste0("Simulated Empirical Expected Value for Y at xstar = 62: ", mean(means))

# Empirical Standard Deviation for Y
s_ys <- rep(0, 1000)
for(i in 1:1000){
  s_ys[i] <- sd(sim_y[1:10,i])
}

paste0("Simulated Empirical Standard Deviation for Y at xstar = 62: ", mean(s_ys))

# Empirical COnfidence Interval
total <- 0
for(i in 1:1000){
  upper[i] <- means[i] + tval(.05/2, 8)*s_ys[i]
  lower[i] <- means[i] - tval(.05/2, 8)*s_ys[i]
}
up_bound <- mean(upper)
lw_bound <- mean(lower)
ci <- paste0("(", lw_bound, ",", up_bound, ")")
paste0("95% Confidence Interval from Simulation = ", ci)
## ---- chunk 56
# general function to find z values
zval <- function(value){
  a <- 1-(value)
  zvalue <- qnorm(a, 0, 1)
  return(zvalue)
}
## ---- chunk 57
# Theoretical Values
# pick an alpha and rho
alpha <- .05
rho <- .5
# Expected Value
expected_v <- .5*log((1+rho)/(1-rho))
paste0("Theoretical expected value for v = ", expected_v)

# Standard Deviation
s_v <- sqrt(1/(length(x_true)-3))
paste0("Theoretical standard deviation for v = ", s_v)

# Confidence Interval
upper <- expected_v + zval(alpha/2)*s_v
lower <- expected_v - zval(alpha/2)*s_v
ci <- paste0("(", lower, ",", upper, ")")
paste0("Theoretical 95% confidence interval for v = ", ci)
## ---- chunk 58
# Simulation for values
# calculate experimental vector for v
sim_v <- data.frame(10, 1000)
# choose to do 1000 repetitions for experiment of 10 observations each
for(j in 1:1000){
  sim_v[1:10,j] <- rnorm(10, expected_v, s_v)
}

# Empirical Expected Value for v
means <- rep(0, 1000)
for(i in 1:1000){
  means[i] <- mean(sim_v[1:10,i])
}

paste0("Simulated Empirical Expected Value for v = ", mean(means))

# Empirical Standard Deviation for v
s_vs <- rep(0, 1000)
for(i in 1:1000){
  s_vs[i] <- sd(sim_v[1:10,i])
}

paste0("Simulated Empirical Standard Deviation for v = ", mean(s_vs))

# Empirical COnfidence Interval
total <- 0
for(i in 1:1000){
  upper[i] <- means[i] + zval(.05/2)*s_vs[i]
  lower[i] <- means[i] - zval(.05/2)*s_vs[i]
}
up_bound <- mean(upper)
lw_bound <- mean(lower)
ci <- paste0("(", lw_bound, ",", up_bound, ")")
paste0("95% Confidence Interval from Simulation = ", ci)
## ---- chunk 59
data(iris)
## ---- chunk 60
head(iris)
names(iris)
summary(iris)
## ---- chunk 61
# need to load dplyr from library to use filter function
virginica <- filter(iris, Species == "virginica")
setosa <- filter(iris, Species == "setosa")
versicolor <- filter(iris, Species == "versicolor")
## ---- chunk 62
# function to plot all the plots
plots <- function(df){
  paste0(plot(df$Sepal.Length, df$Sepal.Width, main = "Sepal Length Vs Sepal Width", xlab = "length", ylab = "width"),
  plot(df$Sepal.Width, df$Sepal.Length, main = "Sepal Width Vs Sepal Length", xlab = "width", ylab = "length"),
  plot(df$Sepal.Length, df$Petal.Length, main = "Sepal Length Vs Petal Length", xlab = "sepal", ylab = "petal"),
  plot(df$Petal.Length, df$Sepal.Length, main = "Petal Length Vs Sepal Length", xlab = "petal", ylab = "sepal"),
  plot(df$Sepal.Length, df$Petal.Width, main = "Sepal Length Vs Petal Width", xlab = "sepal length", ylab = "petal width"),
  plot(df$Petal.Width, df$Sepal.Length, main = "Petal Width Vs Sepal Length", xlab = "petal width", ylab = "sepal length"),
  plot(df$Sepal.Width, df$Petal.Length, main = "Sepal Width Vs Petal Length", xlab = "width", ylab = "length"),
  plot(df$Petal.Length, df$Sepal.Width, main = "Petal Length Vs Sepal Width", xlab = "length", ylab = "width"),
  
  plot(df$Sepal.Width, df$Petal.Width, main = "Sepal Width Vs Petal Width", xlab = "sepal", ylab = "petal"),
  plot(df$Petal.Width, df$Sepal.Width, main = "Petal Width Vs Sepal Width", xlab = "petal", ylab = "sepal"),
  
  plot(df$Petal.Length, df$Petal.Width, main = "Petal Length Vs Petal Width", xlab = "length", ylab = "width"),
  plot(df$Petal.Width, df$Petal.Length, main = "Petal Width Vs Petal Length", xlab = "width", ylab = "length"))
}
## ---- chunk 63
# function to find the correlation coefficients for each pair
cor_coefs <- function(x, y){
  r_i <- rep(0, length(x))
  for(i in 1:12){
    x_vector <- x[1:length(x),i]
    y_vector <- y[1:length(y),i]
    r_i[i] <- r(x_vector, y_vector)
  }
  print(
    c(paste0("Correlation for Sepal Length and Width = ", r_i[1]),
  writeLines("\n"),
  paste0("Correlation for Sepal Width and Length = ", r_i[2]),
  writeLines("\n"),
  paste0("Correlation for Sepal Length and Petal Length = ", r_i[3]),
  writeLines("\n"),
  paste0("Correlation for Petal Length and Sepal Length = ", r_i[4]),
  writeLines("\n"),
  paste0("Correlation for Sepal Length and Petal Width = ", r_i[5]),
  writeLines("\n"),
  paste0("Correlation for Petal Width and Sepal Length = ", r_i[6]),
  writeLines("\n"),
  paste0("Correlation for Sepal Width and Petal Length = ", r_i[7]),
  writeLines("\n"),
  paste0("Correlation for Petal Length and Sepal Width = ", r_i[8]),
  writeLines("\n"),
  paste0("Correlation for Sepal Width and Petal Width = ", r_i[9]),
  writeLines("\n"),
  paste0("Correlation for Petal Width and Sepal Width = ", r_i[10]),
  writeLines("\n"),
  paste0("Correlation for Petal Length and Width = " , r_i[11]),
  writeLines("\n"),
  paste0("Correlation for Petal Width and Length = " , r_i[12]))
  )
}
## ---- chunk 64
# function to create the x vector for each data set
x_dataframe <- function(df){
  a <- data.frame(df$Sepal.Length, df$Sepal.Width, df$Sepal.Length, df$Petal.Length, df$Sepal.Length, df$Petal.Width,
       df$Sepal.Width, df$Petal.Length, df$Sepal.Width, df$Petal.Width, df$Petal.Length, df$Petal.Width)
  return(a)
}
## ---- chunk 65
# function to create the y vector for each data set
y_dataframe <- function(df){
  a <- data.frame(df$Sepal.Width, df$Sepal.Length, df$Petal.Length, df$Sepal.Length, df$Petal.Width, df$Sepal.Length,
       df$Petal.Length, df$Sepal.Width, df$Petal.Width, df$Sepal.Width, df$Petal.Width, df$Petal.Length)
  return(a)
}
## ---- chunk 66
# Function to give the values desired in part c
values <- function(x, y){
  # Model Parameters
  fitted_beta1 <- beta1(x, y)
  fitted_beta0 <- beta0(x, y, fitted_beta1)

  # Line of Best Fit
  y <- fitted_beta0 + fitted_beta1*x
  # Coefficient of Determination
  co_of_det <- r2(x, y)

  # Standard Error for Slope Parameter
  s_e <- s_beta1(x, sigma0(x, y))
  
  print(paste0("Model Parameter for beta1 = ", fitted_beta1))
  print(paste0("Model Parameter for beta0 = ", fitted_beta0))
  print(paste0("Line of Best Fit: y = ", fitted_beta0, " + ", fitted_beta1, "*x"))
  print(paste0("Coefficient of Determination = ", co_of_det))
  print(paste0("Standard Error of the Slope Parameter = ", s_e))
}
## ---- chunk 67
# I don't know where character(0) is printing from so just ignore that. It shouldn't be there.
plots(versicolor)
## ---- chunk 68
a <- x_dataframe(versicolor)
b <- y_dataframe(versicolor)
cor_coefs(a, b)
## ---- chunk 69
# Pair 1
# Petal Length Vs Sepal Length
values(versicolor$Petal.Length, versicolor$Sepal.Length)

# Pair 2
# Sepal Width Vs Petal Width
values(versicolor$Sepal.Width, versicolor$Petal.Width)

# Pair 3
# Sepal Width Vs Petal Length
values(versicolor$Sepal.Width, versicolor$Petal.Length)
## ---- chunk 70
plots(virginica)
## ---- chunk 71
a <- x_dataframe(virginica)
b <- y_dataframe(virginica)
cor_coefs(a, b)
## ---- chunk 72
# Pair 1
# Sepal Length Vs Petal Length
values(virginica$Sepal.Length, virginica$Petal.Length)

# Pair 2
# Sepal Width Vs Petal Width
values(virginica$Sepal.Width, virginica$Petal.Width)

# Pair 3
# Sepal Length Vs Sepal Width
values(virginica$Sepal.Width, virginica$Petal.Length)
## ---- chunk 73
plots(setosa)
## ---- chunk 74
a <- x_dataframe(setosa)
b <- y_dataframe(setosa)
cor_coefs(a, b)
## ---- chunk 75
# Pair 1
# Sepal Length Vs Sepal Width
values(setosa$Sepal.Length, setosa$Sepal.Width)

# Pair 2
# Sepal Width Vs Petal Width
values(setosa$Sepal.Width, setosa$Petal.Width)

# Pair 3
# Sepal Width Vs Petal Length
values(setosa$Sepal.Width, setosa$Petal.Length)
